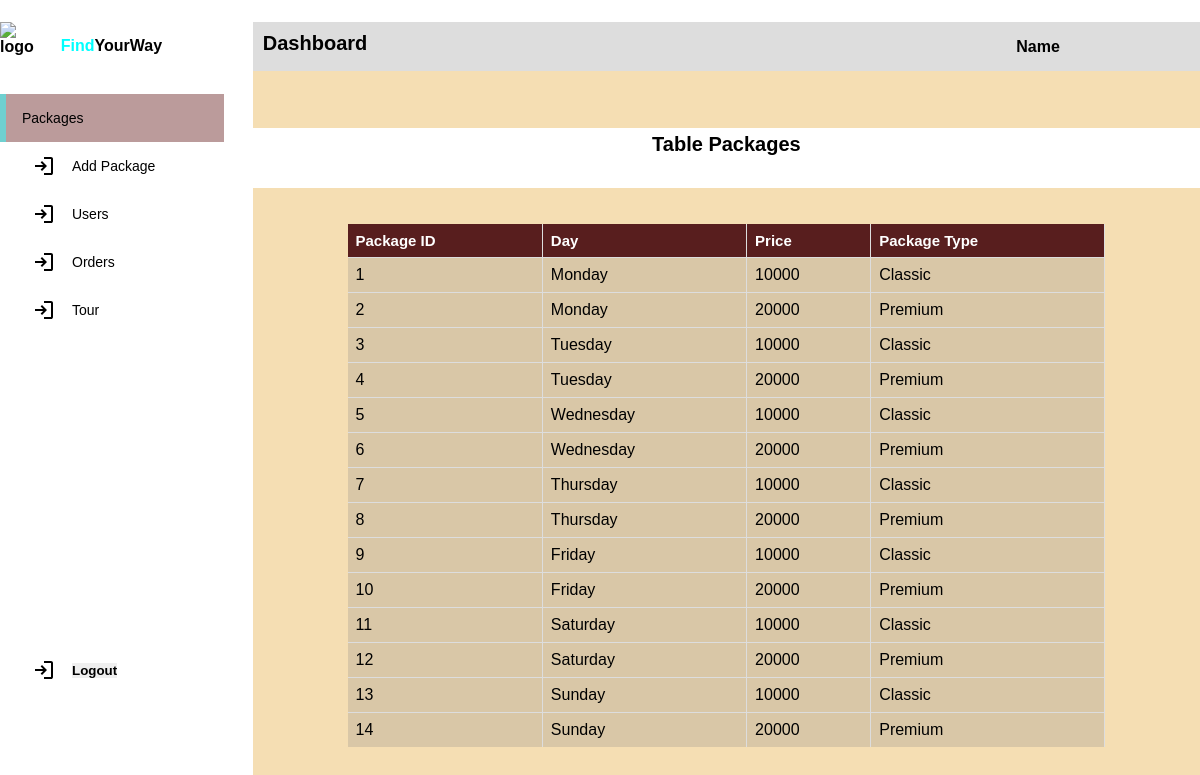
The app's page /Admin-Page/index.php with its own data.
### tables this page shows
CREATE TABLE IF NOT EXISTS `package` (
  `Package_ID` INT PRIMARY KEY AUTO_INCREMENT,
  `Day` ENUM('Monday', 'Tuesday', 'Wednesday', 'Thursday', 'Friday', 'Saturday', 'Sunday'),
  `Price` INT NOT NULL,
  `package_type` enum('Classic','Premium') DEFAULT NULL
);

### Admin-Page/index.php (the view)
<?php
require 'connection.php';
$stmt = $pdo->query("SELECT * FROM `package`");
$packages = $stmt->fetchAll(PDO::FETCH_ASSOC);
?>
<?php
include ('sidebar.php')
?>
<link rel="stylesheet" href="style/package.css">
<div class="div">
    <h1 style="font-size: 20px;">Table Packages</h1>
</div><br>
<br>
    <table>
        <tr>
            <th>Package ID</th>
            <th>Day</th>
            <th>Price</th>
            <th>Package Type</th>
        </tr>
        <?php foreach ($packages as $package): ?>
        <tr>
            <td><?php echo $package['Package_ID']; ?></td>
            <td><?php echo $package['Day']; ?></td>
            <td><?php echo $package['Price']; ?></td>
            <td><?php echo $package['package_type']; ?></td>
        </tr>
        <?php endforeach; ?>
    </table>
        </main>
</body>
</html>

### Admin-Page/sidebar.php (shortened to what this page needs)
<!DOCTYPE html>
<html lang="en">
  <head>
    <link rel="stylesheet" href="style/style.css" />
    <link rel="stylesheet" href="responsive.css">
  </head>
  <body>
    <section class="sidepane">
      <div class="container">
        <aside>
          <div class="top">
            <div class="logo">
              <img src="/pics/pic (2).png" alt="logo" />
              <h2><span>Find</span>YourWay</h2>
            </div>
          </div>
          <div class="sidebar">
            <a href="index.php" class="active">
              <h3>Packages</h3>
            </a>
            <a href="create_package.php">
                <svg
                xmlns="http://www.w3.org/2000/svg"
                height="24"
                viewBox="0 -960 960 960"
                width="24"
              >
                <path
                  d="M480-120v-80h280v-560H480v-80h280q33 0 56.5 23.5T840-760v560q0 33-23.5 56.5T760-120H480Zm-80-160-55-58 102-102H120v-80h327L345-622l55-58 200 200-200 200Z"
                />
              </svg>
              <h3>Add Package</h3>
            </a>
            <a href="users.php">
                <svg
                xmlns="http://www.w3.org/2000/svg"
                height="24"
                viewBox="0 -960 960 960"
                width="24"
              >
                <path
                  d="M480-120v-80h280v-560H480v-80h280q33 0 56.5 23.5T840-760v560q0 33-23.5 56.5T760-120H480Zm-80-160-55-58 102-102H120v-80h327L345-622l55-58 200 200-200 200Z"
                />
              </svg>
              <h3>Users</h3>
            </a>
            <a href="orders.php">
                <svg
                xmlns="http://www.w3.org/2000/svg"
                height="24"
                viewBox="0 -960 960 960"
                width="24"
              >
                <path
                  d="M480-120v-80h280v-560H480v-80h280q33 0 56.5 23.5T840-760v560q0 33-23.5 56.5T760-120H480Zm-80-160-55-58 102-102H120v-80h327L345-622l55-58 200 200-200 200Z"
                />
              </svg>
              <h3>Orders </h3>
            </a>
            <a href="tours.php">
                <svg
                xmlns="http://www.w3.org/2000/svg"
                height="24"
                viewBox="0 -960 960 960"
                width="24"
              >
                <path
                  d="M480-120v-80h280v-560H480v-80h280q33 0 56.5 23.5T840-760v560q0 33-23.5 56.5T760-120H480Zm-80-160-55-58 102-102H120v-80h327L345-622l55-58 200 200-200 200Z"
                />
              </svg>
              <h3>Tour</h3>
            </a>
            <a href="#" >
                <svg
                xmlns="http://www.w3.org/2000/svg"
                height="24"
                viewBox="0 -960 960 960"
                width="24"
              >
                <path
                  d="M480-120v-80h280v-560H480v-80h280q33 0 56.5 23.5T840-760v560q0 33-23.5 56.5T760-120H480Zm-80-160-55-58 102-102H120v-80h327L345-622l55-58 200 200-200 200Z"
                />
              </svg>
              <form action="logout.php" method="post">
                <h3 type="submit">
                                                                            <input type="submit" value="Logout">
                </h3>
              </form>
            </a>
          </div>
        </aside>
        <main>
            <section class="heading" id="heading">
            <div class="thetitle">
            <h1>Dashboard</h1>
            <h2>Name</h2>
            </div>
            </section><br><br>

### Admin-Page/style/style.css (style rules this page uses)
:root { --color-primary: rgba(101, 216, 216, 0.87); --color-danger: red; --color-success: aqua; --color-warning: yellow; --color-white: white; --color-dark: rgba(75, 71, 71, 0.849); --color-black: rgb(19, 18, 18); --color-light: rgba(175, 138, 138, 0.849); --color-background: rgba(202, 240, 240, 0.623); --card-border-radius: 8px; --border-radius-1: 2px; --border-radius-message: 20px; --border-radius-2: 4px; --border-radius-3: 6px; --card-padding: 5px; --padding-1: 3px; --box-shadow: 0 6px 6px var(--color-light); }
* { margin: 0; padding: 0; appearance: none; border: 0; text-decoration: none; list-style: none; box-sizing: border-box; }
body { width: 100vw; height: 100vh; font-family: 'Franklin Gothic Medium', 'Arial Narrow', Arial, sans-serif; background: white; user-select: none; overflow-x: hidden; }
a { color: var(--color-dark); }
img { display: block; width: 100%; }
h1 { font-weight: 800; font-size: 20px; }
h2 { font-size: 16px; }
h3 { font-size: 14px; }
.container { display: grid; width: 100%; gap: 1.8rem; grid-template-columns: 14rem auto ; }
aside { height: 100vh; background: white; }
aside .logo span { color: aqua; }
aside .top { background: white; align-items: center; display: flex; justify-content: space-between; margin-top: 1.4rem; }
aside h2 { margin: auto; }
aside .logo { display: flex; gap: 0.8rem; }
aside .logo img { width: 3rem; height: 3rem; }
aside .sidebar { display: flex; flex-direction: column; height: 65vh; position: relative; top: 1.5rem; }
aside h3 { font-weight: 500; }
aside .sidebar a { display: flex; color: var(--color-dark); gap: 1rem; margin-left: 2rem; position: relative; align-items: center; height: 3rem; transition: all 1.5s ease; }
aside .sidebar a:last-child { bottom: -5rem; width: 100%; position: absolute; }
aside .sidebar a.active { background: var(--color-light); color: var(--color-primary); margin-left: 0; }
aside .sidebar a.active::before { content: ''; width: 6px; height: 100%; background: var(--color-primary); }
aside .sidebar svg { transition: all 1s ease; }
main { margin-top: 1.4rem; background: wheat; }

### Admin-Page/style/package.css (style rules this page uses)
* { color: black; font-weight: bolder; }
td { font-weight: normal; }
th { font-size: 15px; color: white; }
table { width: 100%; border-collapse: collapse; background: rgba(128, 128, 128, 0.247); padding: 10px; }
th, td { padding: 8px; text-align: left; border-bottom: 1px solid #ddd; border-right: 1px solid #ddd; }
th { background-color: #581e1e; border-right: 1px solid #ddd; }
tr:last-child td { border-bottom: none; }
table { margin: auto; width: 80%; }
.thetitle { background-color: #ddd; height: 70%; margin: auto; width: 100%; padding: 10px; }
section { height: 70px; width: 100%; margin: auto 0; }
.thetitle { display: flex; flex-basis: 25%; }
.thetitle h2 { right: 0; margin: auto 70%; }
.div { background: white; padding: 5px; width: 100%; height: 60px; font-weight: normal; }
.div h1 { margin: auto; font-size: 40px; text-align: center; }

### records on screen
package: Package_ID "1", Day "Monday", Price "10000", package_type "Classic"
package: Package_ID "2", Day "Monday", Price "20000", package_type "Premium"
package: Package_ID "3", Day "Tuesday", Price "10000", package_type "Classic"
package: Package_ID "4", Day "Tuesday", Price "20000", package_type "Premium"
package: Package_ID "5", Day "Wednesday", Price "10000", package_type "Classic"
package: Package_ID "6", Day "Wednesday", Price "20000", package_type "Premium"
package: Package_ID "7", Day "Thursday", Price "10000", package_type "Classic"
package: Package_ID "8", Day "Thursday", Price "20000", package_type "Premium"
package: Package_ID "9", Day "Friday", Price "10000", package_type "Classic"
package: Package_ID "10", Day "Friday", Price "20000", package_type "Premium"
package: Package_ID "11", Day "Saturday", Price "10000", package_type "Classic"
package: Package_ID "12", Day "Saturday", Price "20000", package_type "Premium"
package: Package_ID "13", Day "Sunday", Price "10000", package_type "Classic"
package: Package_ID "14", Day "Sunday", Price "20000", package_type "Premium"
